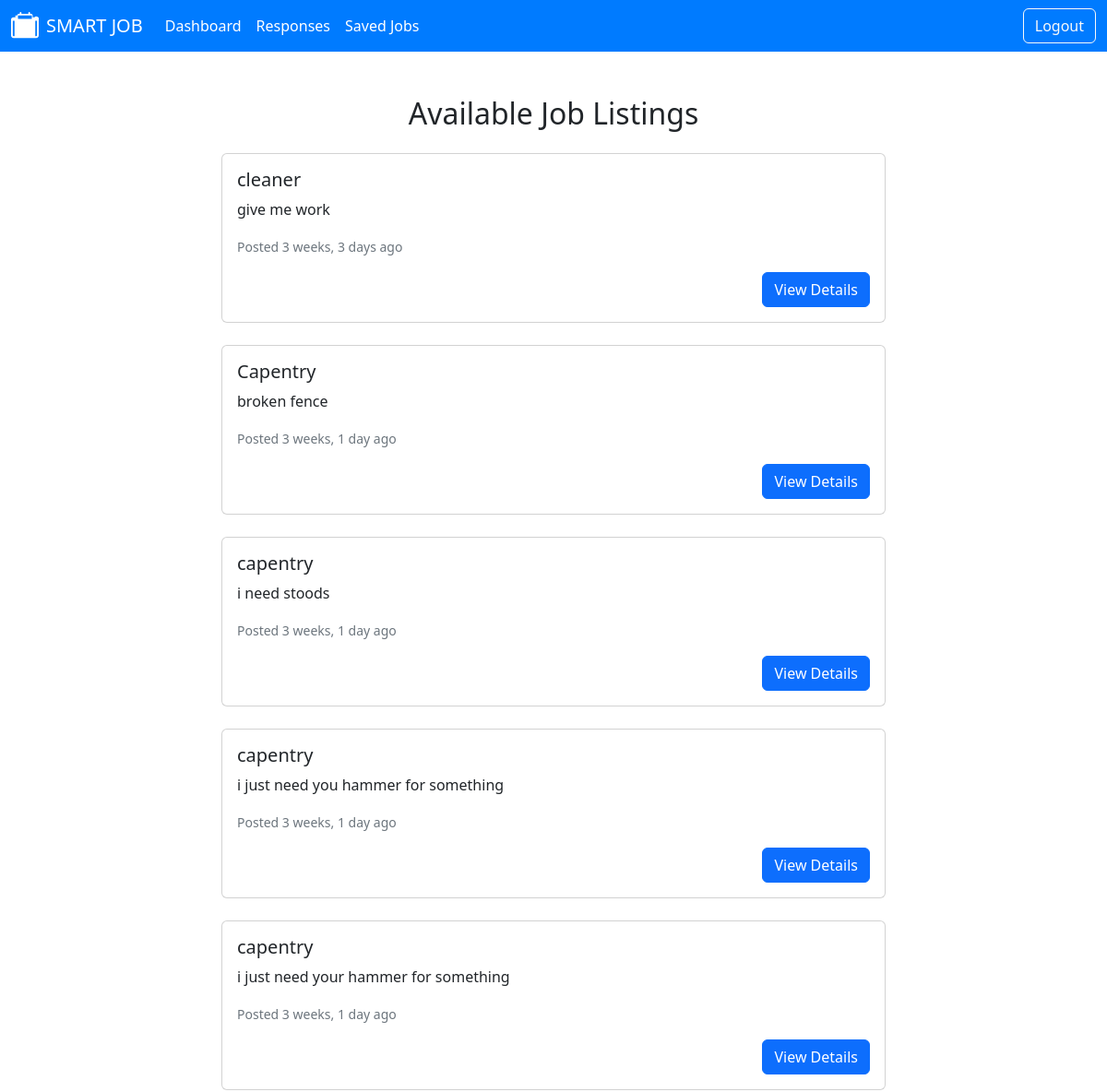
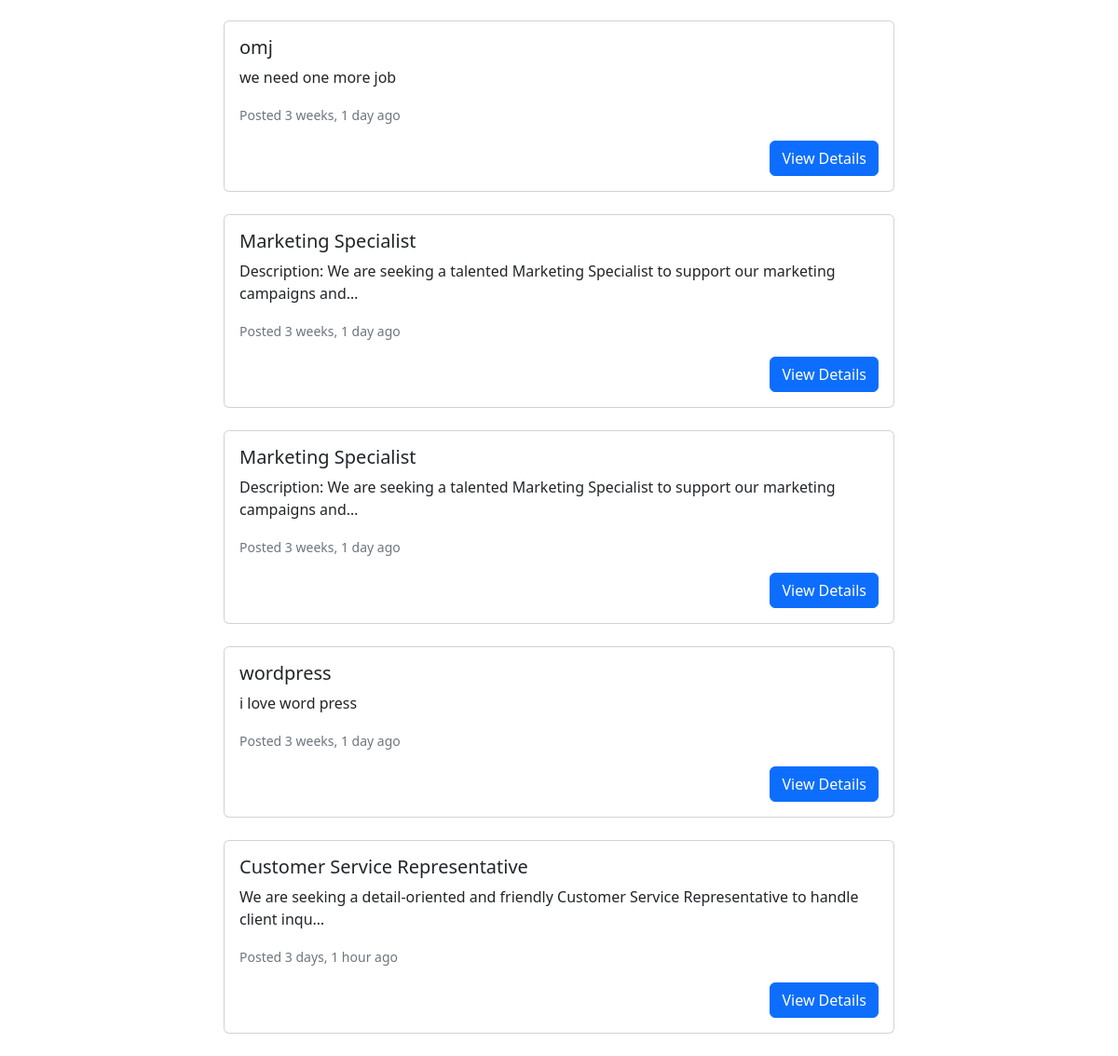
Page /dashboard/employee/ (signed in) on the committed database (2 pictures, top to bottom).
### jobs/models.py (models this page shows, shortened)
class Job(models.Model):
    JOB_TYPE_CHOICES = [
        ('part_time', 'Part-Time'),
        ('full_time', 'Full-Time'),
        ('contract', 'Contract'),
    ]
    employer = models.ForeignKey(settings.AUTH_USER_MODEL, on_delete=models.CASCADE)
    title = models.CharField(max_length=100)
    job_type = models.CharField(max_length=20, choices=JOB_TYPE_CHOICES)
    salary = models.DecimalField(max_digits=10, decimal_places=2)
    educational_requirements = models.TextField()
    description = models.TextField()
    posted_at = models.DateTimeField(auto_now_add=True)

### user_account/views.py (the view)
# urls.py: path('dashboard/employee/', employee_dashboard_view, name='employee_dashboard'),
@login_required
def employee_dashboard_view(request):
    jobs = Job.objects.all().order_by('posted_at')
    context = {
        'jobs': jobs,
        'current_time': now(),
    }
    return render(request, 'user_account/employee_dashboard.html', context)

### user_account/templates/user_account/employee_dashboard.html (shortened to what this page needs)
{% extends 'jobs/employee_base.html' %}
{% block main %}
<div class="container mt-4">
    <h2 class="text-center mb-4">Available Job Listings</h2>
    <div class="row justify-content-center">
        <div class="col-md-8">
            {% for job in jobs %}
            <div class="card mb-4">
                <div class="card-body">
                    <h5 class="card-title">{{ job.title }}</h5>
                    <p class="card-text">{{ job.description|truncatechars:100 }}</p>
                    <small class="text-muted">Posted {{ job.posted_at|timesince }} ago</small>
                    <div class="d-flex justify-content-end mt-3">
                        <button type="button" class="btn btn-primary" data-bs-toggle="modal" data-bs-target="#jobModal{{ job.id }}">
                            View Details
                        </button>
                    </div>
                </div>
            </div>
            {% endfor %}
        </div>
    </div>
</div>
{% endblock %}

### rows in the picture
Job: title "cleaner", description "give me work", posted_at "3 weeks, 3 days"
Job: title "Capentry", description "broken fence", posted_at "3 weeks, 1 day"
Job: title "capentry", description "i need stoods", posted_at "3 weeks, 1 day"
Job: title "capentry", description "i just need you hammer for something", posted_at "3 weeks, 1 day"
Job: title "capentry", description "i just need your hammer for something", posted_at "3 weeks, 1 day"
Job: title "omj", description "we need one more job", posted_at "3 weeks, 1 day"
Job: title "Marketing Specialist", description "Description: We are seeking a talented Marketing Specialist to support our marketing campaigns and…", posted_at "3 weeks, 1 day"
Job: title "Marketing Specialist", description "Description: We are seeking a talented Marketing Specialist to support our marketing campaigns and…", posted_at "3 weeks, 1 day"
Job: title "wordpress", description "i love word press", posted_at "3 weeks, 1 day"
Job: title "Customer Service Representative", description "We are seeking a detail-oriented and friendly Customer Service Representative to handle client inqu…", posted_at "3 days, 1 hour"
